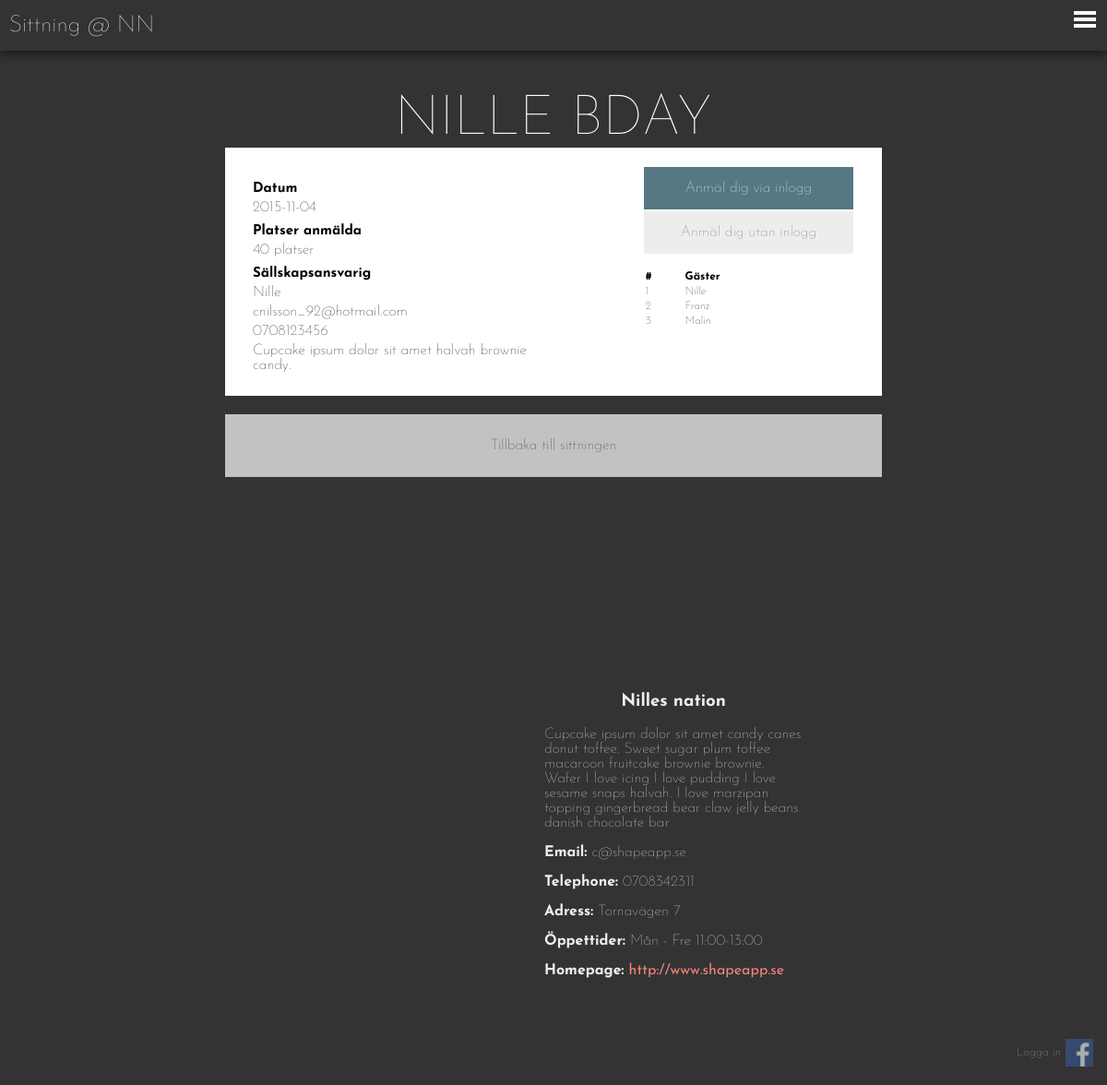
Screenshot of /party.php?partyKey=aoeu with the database file from the repository.
### tables this page shows
create table party (
	id  			integer auto_increment,
	name    		varchar(30),
	partyType		varchar(20),
	sittId			integer NOT NULL,
	interest    	integer,
	message     	text,
	urlkey			varchar(10) NOT NULL,
	active			tinyint(1) DEFAULT 1,
	primary key(id),
	foreign key(partyType) references partytype(partyType) ON UPDATE CASCADE,
	foreign key(sittId) references sitting(id)
);

create table sitting (
	id 				    integer auto_increment,
	sittDate		   	date not null,
	appetiser   		varchar(50),
	main       			varchar(50),
	desert	    		varchar(50),
	prelDeadline	    date,
	payDeadline		    date,
	active				tinyint(1) DEFAULT 1,
	resName				varchar(30),
	primary key(id),
	foreign key(resName) references restaurant(name) ON UPDATE CASCADE
);

create table partyparticipant (
    partyId		    	integer,
    participantId		integer,
    participantPayed   	varchar(30),
    primary key (partyId,participantId),
    foreign key (partyId) references party(id),
    foreign key (participantId) references participant(id),
    foreign key (participantPayed) references paystatus(status)
);

create table participant (
    id              integer auto_increment,
    name            varchar(30),
    other           varchar(50),
    loginaccount    integer NULL,
    active          tinyint(1) DEFAULT 1,
    primary key (id),
    foreign key (loginaccount) references loginaccount(id)
);

create table restaurant (
    name			varchar(30),
	nickname		varchar(30),
	email	    	varchar(50),
    telephone       varchar(30),
	homepage        varchar(70),
    hours	    	tinytext,
    address         varchar(70),
	deposit 		integer,
	price   		integer,
	size   			integer,
	summary 		tinytext,
	backgroundimage tinytext,
	loggoimage 		tinytext,
    active          tinyint(1) DEFAULT 1,
	primary key(name)
);

### db/dbHandler.php (called while the page is built, shortened)
<?php
	require_once 'database.php';
	require_once 'dataConverter.php';
	class DatabaseHandler extends DataConverter {
		private $db;
		public function __construct() {
			$this->db = new Database(DB_SERVER, DB_USERNAME, DB_PASSWORD, DB_DATABASE);
		}
		public function connect(){
			$this->db->openConnection();
		}
		public function disconnect(){
			$this->db->closeConnection();
		}
		public function getRestaurant($name){
			$sql = "SELECT * FROM restaurant WHERE name=?";
			$result = $this->db->executeQuery($sql, array($name));
			return $result[0];
			}
		public function getSitting($sittId) {
			$sql = "SELECT * FROM sitting WHERE id=?";
			$result = $this->db->executeQuery($sql, array($sittId));
			return $this->createSittingObject($result[0]);
		}
		public function getPartyFromKey($partyKey) {
			$sql = "SELECT * FROM party WHERE urlkey=? and active=1";
			$result = $this->db->executeQuery($sql, array($partyKey));
			return $this->createPartyObject($result[0]);
		}
		public function getCreator($partyId) {
			$sql = "SELECT p.id, p.name, p.email, p.telephone FROM partycreator as pc JOIN participantlogin as p ON p.id=pc.participantId WHERE pc.partyId=?";
			$result = $this->db->executeQuery($sql, array($partyId));
			return $result[0];
		}
		public function getPartyParticipant($partyId) {
			$sql = "SELECT p.id, p.name, pp.participantPayed FROM partyparticipant as pp JOIN participant as p ON p.id=pp.participantId WHERE pp.partyId=?";
			$result = $this->db->executeQuery($sql, array($partyId));
			return $this->createGuestList($result);
		}
		public function isParticipating($partyId, $participantId) {
			$sql = "SELECT * FROM partyparticipant WHERE partyId=? AND participantId=?";
			$result = $this->db->executeQuery($sql, array($partyId, $participantId));
			return count($result) == 1;
		}
	}
?>

### db/database.php (called while the page is built, shortened)
<?php
class Database {
  private $host;
  private $userName;
  private $password;
  private $database;
  private $conn;
  public function __construct($host, $userName, $password, $database) {
    $this->host = $host;
    $this->userName = $userName;
    $this->password = $password;
    $this->database = $database;
  }
  public function openConnection() {
    try {
      $this->conn = new PDO("mysql:host=$this->host;dbname=$this->database",
        $this->userName,  $this->password,
        array(PDO::MYSQL_ATTR_INIT_COMMAND => "SET NAMES utf8"));
      $this->conn->setAttribute(PDO::ATTR_ERRMODE, PDO::ERRMODE_EXCEPTION);
    } catch (PDOException $e) {
      $error = "Connection error: " . $e->getMessage();
      print $error . "<p>";
      unset($this->conn);
      return false;
    }
    return true;
  }
  public function closeConnection() {
    $this->conn = null;
  }
  public function isConnected() {
    return isset($this->conn);
  }
  public function executeQuery($query, $param = null) {
    try {
      $stmt = $this->conn->prepare($query);
      $stmt->execute($param);
      $result = $stmt->fetchAll();
    } catch (PDOException $e) {
      $error = "*** Internal error: " . $e->getMessage() . "<p>" . $query;
      die($error);
    }
    return $result;
  }
}
?>

### db/dataConverter.php (called while the page is built, shortened)
<?php
class DataConverter{
	 function createSittingObject($arr){
		$s = (object)[
			'id' => $arr[0],
			'date' => $arr[1],
			'appetiser' => $arr[2],
			'main' => $arr[3],
			'desert' => $arr[4],
			'prelDay' => $arr[5],
			'payDay' => $arr[6],
		];
		return $s;
	}
	 function createPartyObject($arr){
		return (object) [
			'id' => $arr[0],
			'name' => $arr[1],
			'type' => $arr[2],
			'sittId' => $arr[3],
			'interest' => $arr[4],
			'message' => $arr[5],
			'key' => $arr[6],
			'interestOnly' => ($arr[5] == 0 && $arr[6] == 0)
		];
	}
	 function createGuestObject($arr){
		$g = (object)[
			'id' => $arr[0],
			'name' => $arr[1],
			'payed' => $arr[2]
		];
		return $g;
	}
	function createGuestList($arr){
		$guests = array();
		foreach ($arr as $key => $g) {
			$guest = $this->createGuestObject($g);
			$guests[] = $guest;
		}
		return $guests;
	}
}
?>

### loginCheck.php (called while the page is built, shortened)
<?php
	require_once 'db/dbHandler.php';
	$loggedIn = false;
	$resName = 'Nilles nation';
	$dbHandler = new DatabaseHandler();
	$restaurant = $dbHandler->getRestaurant($resName);
?>

### party.php (the view, shortened to what this page needs)
<?php
	require_once 'header.php';
	$key = $_GET['partyKey'];
 	$dbHandler = new DatabaseHandler();
	$party = $dbHandler->getPartyFromKey($key);
	$id = $party->id;
	$isParticipating = $dbHandler->isParticipating($id, $user[0]);
	$sitting = $dbHandler->getSitting($party->sittId);
	$partyUsers = $dbHandler->getPartyParticipant($id);
	$creator = $dbHandler->getCreator($id);
 ?>
<div class="content">
	<div class="title"><?php echo $party->name; ?></div>
	<div class="party-content">
		<div class="left side">
            <h4>Datum</h4>
            <p><?php echo $sitting->date; ?></p>
            <h4>Platser anmälda</h4>
            <p><?php echo $party->interest; ?> platser</p>
            <h4>Sällskapsansvarig</h4>
            <p><?php echo  $creator[1];?></p>
            <p><?php echo  $creator[2];?></p>
            <p><?php echo  $creator[3];?></p>
            <p><?php echo $party->message; ?></p>
		</div>
		<div class="right side">
			<?php if(!$isParticipating) : ?>
				<?php if($loggedIn) : ?>
					<a class="btn primary" href="partybooking.php?partyId=<?php echo $id; ?>&guestMode=0">
						<span>Anmäl dig</span>
					</a>
				<?php else : ?>
					<a class="btn primary" href="facebook-login/fbconfig.php">
						<span>Anmäl dig via inlogg</span>
					</a>
					<a class="btn"  href="partybooking.php?guestMode=1&partyId=<?php echo $id; ?>">
						<span>Anmäl dig utan inlogg</span>
					</a>
				<?php endif; ?>
            <?php else : ?>
                <span class="btn primary" style="cursor: default;">
                    Du är redan anmäld
                </span>
			<?php endif; ?>
			<table>
				<tr>
					<th>#</th>
					<th>Gäster</th>
				</tr>
				<?php
                $i = 1;
                foreach ($partyUsers as $key => $g) {
                    ?>
                    <tr>
                        <td><?php echo $i; ?></td>
                        <td><?php echo $g->name; ?></td>
                    </tr>
                    <?php
                    $i++;
                }
				?>
			</table>
		</div>
	</div>
    <a href="./sitting.php?sittId=<?php echo $party->sittId; ?>" class="button primary">Tillbaka till sittningen</a>
</div>
<?php include 'footer.php'; ?>

### footer.php (shortened to what this page needs)
    <footer>
        <div class="logocontainer" style="background-image: url('uploads/<?php echo $restaurant[12]; ?>');">
        </div>
        <div class="infocontainer">
            <h3><?php echo $restaurant[0]; ?></h3>
            <p><?php echo $restaurant[10]; ?></p>
            <div class="contactinformation">
                <p><strong>Email: </strong> <?php echo $restaurant[2] ?> </p>
                <p><strong>Telephone: </strong> <?php echo $restaurant[3]; ?> </p>
                <p><strong>Adress: </strong> <?php echo $restaurant[6]; ?> </p>
                <p><strong>Öppettider: </strong> <?php echo $restaurant[5]; ?> </p>
                <p><strong>Homepage: </strong> <a href="<?php echo $restaurant[4]; ?>"><?php echo $restaurant[4]; ?></a> </p>
            </div>
        </div>
    </footer>
    <?php if ($loggedIn): ?>
        <div class="fb-login">
            <a href="facebook-login/logout.php">
            <img src="https://graph.facebook.com/<?php echo $fbid; ?>/picture" />
            <span><?php echo $fbFullname; ?></span>
            <br />
            Logga ut</a>
        </div>
    <?php else : ?>
        <div class="fb-login">
            <img src="images/FB-logga.png" />
            <span class="login">Logga in</span>
        </div>
    <?php endif; ?>
	<div class="header">
		<a href="index.php">Sittning @ <?php echo $restaurant[1]; ?></a>
		<button class="header-button" id="open-button" onclick="toggleSide()">Open Menu</button>
	</div>
	</body>
</html>

### css/main.css (style rules this page uses)
table { text-align: left; width: 100%; }
body { margin: 0; padding: 0; font-family: 'Josefin Sans', sans-serif; font-weight: 100; background-color: #333; background-size: cover; background-position: 50% 50%; background-repeat: no-repeat; background-attachment: fixed; min-height: 100vw; min-height: 100vh; }
body .content { margin-top: 100px; max-width: 712px; width: 90%; margin-left: auto; margin-right: auto; padding-bottom: 50px; }
body .content .title, body .content h2 { width: 90%; margin: 0 auto; text-align: center; font-size: 60px; color: white; font-weight: 100; }
body .content .button { display: block; background-color: white; padding: 25px; margin: 15px 0px; text-align: center; opacity: 0.7; -webkit-transition: all 0.3s ease-in-out; -moz-transition: all 0.3s ease-in-out; -o-transition: all 0.3s ease-in-out; transition: all 0.3s ease-in-out; border: 1px solid white; cursor: pointer; text-decoration: none; color: #333; }
body .content .btn { padding: 15px; background-color: #e6e6e6; color: #333; outline: none; text-decoration: none; display: block; text-align: center; opacity: 0.7; -webkit-transition: all 0.3s ease-in-out; -moz-transition: all 0.3s ease-in-out; -o-transition: all 0.3s ease-in-out; transition: all 0.3s ease-in-out; border: 1px solid white; cursor: pointer; }
body .content .btn.primary { background-color: #104050; color: white; }
body .header { height: 55px; width: 100%; position: fixed; top: 0; background-color: #333; -moz-box-shadow: 0px 4px 10px rgba(0, 0, 0, 0.5); -webkit-box-shadow: 0px 4px 10px rgba(0, 0, 0, 0.5); box-shadow: 0px 4px 10px rgba(0, 0, 0, 0.5); }
body .header a { color: white; font-size: 25px; line-height: 55px; text-decoration: none; display: inline-block; margin-left: 10px; }
body .header .header-button { position: fixed; z-index: 9000; right: 0px; top: 0px; padding: 0; width: 2.5em; height: 2.25em; border: none; text-indent: 2.5em; font-size: 1.5em; color: transparent; background: transparent; outline: none; -webkit-transition: all 0.3s ease-in-out; -moz-transition: all 0.3s ease-in-out; -o-transition: all 0.3s ease-in-out; transition: all 0.3s ease-in-out; }
body .header .header-button::before { position: absolute; top: 0.5em; right: 0.5em; bottom: 1.0em; left: 1.0em; background: linear-gradient(#FFFFFF 20%, transparent 20%, transparent 40%, #FFFFFF 40%, #FFFFFF 60%, transparent 60%, transparent 80%, #FFFFFF 80%); content: ''; }
body footer { background-color: #333; padding: 100px; box-sizing: border-box; color: #eee; margin-top: 50px; position: relative; display: table; width: 100%; }
body footer .logocontainer { width: 200px; height: 200px; margin: 25px auto; background-size: contain; background-repeat: no-repeat; background-position: 50% 50%; position: relative; display: inline-block; width: 49%; }
body footer h3 { text-align: center; }
body footer .infocontainer { max-width: 280px; margin: auto; position: relative; display: inline-block; width: 49%; }
body footer .infocontainer .contactinformation { max-width: 280px; margin: auto; }
body footer .infocontainer a { font-weight: 400; color: #f2867d; text-decoration: none; position: relative; }
body footer .infocontainer a::before { content: ''; position: absolute; top: 0; left: 0; width: 100%; height: 100%; border-bottom: 1px solid #4a6b83; opacity: 0; -webkit-transition: all 0.3s ease-in-out; -moz-transition: all 0.3s ease-in-out; -o-transition: all 0.3s ease-in-out; transition: all 0.3s ease-in-out; }
body .fb-login { height: 30px; position: fixed; display: block; bottom: 20px; right: 50px; opacity: 0.6; -webkit-transition: all 0.3s ease-in-out; -moz-transition: all 0.3s ease-in-out; -o-transition: all 0.3s ease-in-out; transition: all 0.3s ease-in-out; font-size: 13px; text-align: right; }
body .fb-login img { position: absolute; right: -35px; top: 0; width: 30px; height: 30px; vertical-align: middle; }
body .fb-login span { color: white; }
body .fb-login span.login { line-height: 30px; }
body .party-content { position: relative; display: block; background-color: white; width: 100%; min-height: 200px; padding: 15px 25px; box-sizing: border-box; display: table; margin-bottom: 20px; }
body .party-content .side { position: relative; display: table-cell; padding: 5px; }
body .party-content .side.left h4 { font-size: 15px; display: block; margin: 0; margin-top: 10px; }
body .party-content .side.left p { margin: 5px 0; max-width: 325px; }
body .party-content .side.right table { margin-top: 15px; font-size: 12px; }

### rows the page displays
party: name "NILLE BDAY", interest "40", message "Cupcake ipsum dolor sit amet halvah brownie candy."
sitting: sittDate "2015-11-04"
partyparticipant: participantId.name "Nille"
partyparticipant: participantId.name "Franz"
partyparticipant: participantId.name "Malin"
restaurant: name "Nilles nation", summary "Cupcake ipsum dolor sit amet candy canes donut toffee. Sweet sugar plum toffee macaroon fruitcake brownie brownie. Wafer I love icing I love pudding I love sesame snaps halvah. I love marzipan topping gingerbread bear claw jelly beans danish chocolate bar", email "c@shapeapp.se", telephone "0708342311", address "Tornavägen 7", hours "Mån - Fre 11:00-13:00", homepage "http://www.shapeapp.se", nickname "NN"

### other values shown
$creator[1] "Nille"
$creator[2] "cnilsson_92@hotmail.com"
$creator[3] "0708123456"
